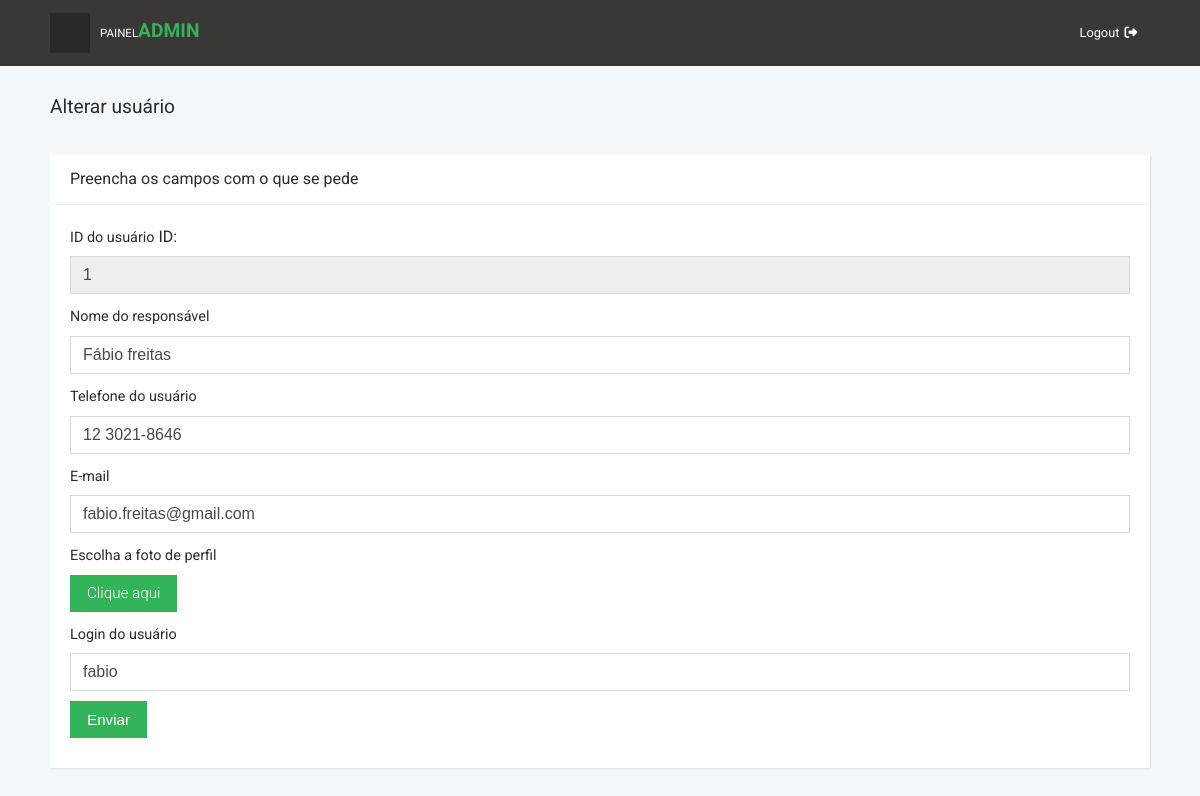
Screenshot of /Admin/alterarEmpresa.php?id=1 (signed in) with the database file from the repository.
### tables this page shows
CREATE TABLE `empresa` (
  `id_empresa` int(11) NOT NULL,
  `nome_empresa` varchar(100) NOT NULL,
  `telefone_empresa` varchar(21) NOT NULL,
  `cep` varchar(30) NOT NULL,
  `num` varchar(30) NOT NULL,
  `uf` varchar(5) NOT NULL,
  `bairro` varchar(160) NOT NULL,
  `cidade` varchar(100) NOT NULL,
  `rua` varchar(100) NOT NULL,
  `nome_responsavel` varchar(100) NOT NULL,
  `email_responsavel` varchar(100) NOT NULL,
  `telefone_responsavel` varchar(30) NOT NULL,
  `nivel` enum('Farmacia','HomeCare') DEFAULT NULL,
  `login` varchar(32) NOT NULL,
  `senha` varchar(32) NOT NULL,
  `data_cadastro` datetime DEFAULT NULL
);

### Admin/alterarEmpresa.php (the view, shortened to what this page needs)
<?php
	  include ("inicio.php");
	  include("conexao.php");
			if(isset($_GET['id']))
		{
			$id=$_GET['id'];
			$sql = "select * from empresa where id_empresa='$id'";
			$resultado = $conexao->query($sql);
			$linha = $resultado->fetch_object();
		}
?>
	   <section class="forms">
        <div class="container-fluid">
          <header>
            <h1 class="h3 display">Alterar usuário</h1>
          </header>
          <div class="row">
            <div class="col-lg-12">
              <div class="card">
                <div class="card-header d-flex align-items-center">
                  <h2 class="h5 display display">Preencha os campos com o que se pede</h2>
                </div>
                <div class="card-block">
                  <form action="confirmaAlterarEmpresa.php" method="post" enctype="multipart/form-data" align="auto">
					<div class="form-group">
                      <label>ID do usuário</label>
					  <?php echo "ID: <input name=\"id\" readonly=\"true\" type=\"text\" value=\"$linha->id_empresa\" class='form-control'>";?>
                    </div>
                    <div class="form-group">
                      <label>Nome do responsável</label>
                      <input type="text" placeholder="Nome Completo" value="<?php echo $linha->nome_responsavel;?>" name="nome_responsavel" class="form-control">
                    </div>
					<div class="form-group">
                      <label>Telefone do usuário</label>
                      <input type="text" placeholder="Telefone" value="<?php echo $linha->telefone_responsavel;?>"name="telefone" id="telefone" class="form-control" onkeypress="mascara(this, '## ####-####')" maxlength="12">
                    </div>
					<div class="form-group">
                      <label>E-mail</label>
                      <input type="email" placeholder="E-mail" value="<?php echo $linha->email_responsavel;?>"name="email" class="form-control">
                    </div>
					<div class="form-group">
					<div class="form-group">
					<label> Escolha a foto de perfil</label>
					  <div style="position:relative;">
						<a class='btn btn-primary' href='javascript:;'>
						Clique aqui
						</a>
						</div>
					</div>
                      <label>Login do usuário</label>
                      <input type="text" placeholder="Login" value="<?php echo $linha->login;?>"name="login" class="form-control">
                    </div>
                    <div class="form-group">
                      <input type="submit" value="Enviar" class="btn btn-primary">
                    </div>
                  </form>
                </div>
              </div>
            </div>
            </div>
           </div>
      </section>

### Admin/css/style.default.css (style rules this page uses)
a { display: inline-block; text-decoration: none; color: #fff; transition: all 0.3s; }
body { overflow-x: hidden; }
h2 { color: #555; font-weight: 400; }
.card { height: 100%; border: none; background: #fff; box-shadow: 1px 1px 2px rgba(0, 0, 0, 0.1); border-radius: 0; }
.card-header { height: 50px; background-color: #fff; border-bottom-color: #f3f3f3; border-top: none; }
.card-header h2, .card-header h3 { margin-bottom: 0; }
.display { font-weight: 400 !important; }
@media (min-width: 992px) { .container-fluid { padding: 0 50px; } }
section.forms div[class*="col-"] { margin-bottom: 30px; }
section.forms header { padding: 30px 0; }
section.forms .form-group { margin-bottom: 0; }
section.forms .btn-primary, section.forms .btn-secondary { font-weight: 300; font-size: 0.75em; border-radius: 0; }
section.forms input.form-control { border-radius: 0; }
section.forms .form-group { margin-bottom: 10px; }
section.forms label { font-size: 0.8em; }
@media (min-width: 992px) { section.forms h2 { font-size: 1rem; } }
@media (min-width: 992px) { section.forms input.form-control { border-radius: 0; } }
@media (min-width: 992px) { section.forms label { font-size: 0.9em; } }
@media (min-width: 992px) { section.forms .btn-primary, section.forms .btn-secondary { font-size: 0.95em; } }
.btn { font-weight: normal; line-height: 1.25; border: 1px solid transparent; padding: 0.5rem 1rem; font-size: 1rem; border-radius: 0.25rem; transition: all 0.2s ease-in-out; }
.btn-primary { color: #fff; background-color: #33b35a; border-color: #33b35a; }
body { font-family: "Roboto", sans-serif; font-size: 1rem; font-weight: normal; line-height: 1.5; color: #292b2c; background-color: #fff; }
a { color: #33b35a; text-decoration: none; }
h1, h2, h3, h4, h5, h6, .h1, .h2, .h3, .h4, .h5, .h6 { margin-bottom: 0.5rem; font-family: "Roboto", sans-serif; font-weight: 500; line-height: 1.1; color: inherit; }
h1, .h1 { font-size: 1.5rem; }
h2, .h2 { font-size: 1.3rem; }
h3, .h3 { font-size: 1.2rem; }
h5, .h5 { font-size: 0.9rem; }

### rows the page displays
empresa: id "1", nome_responsavel "Fábio freitas", telefone "12 3021-8646", email "fabio.freitas@gmail.com", login "fabio"
